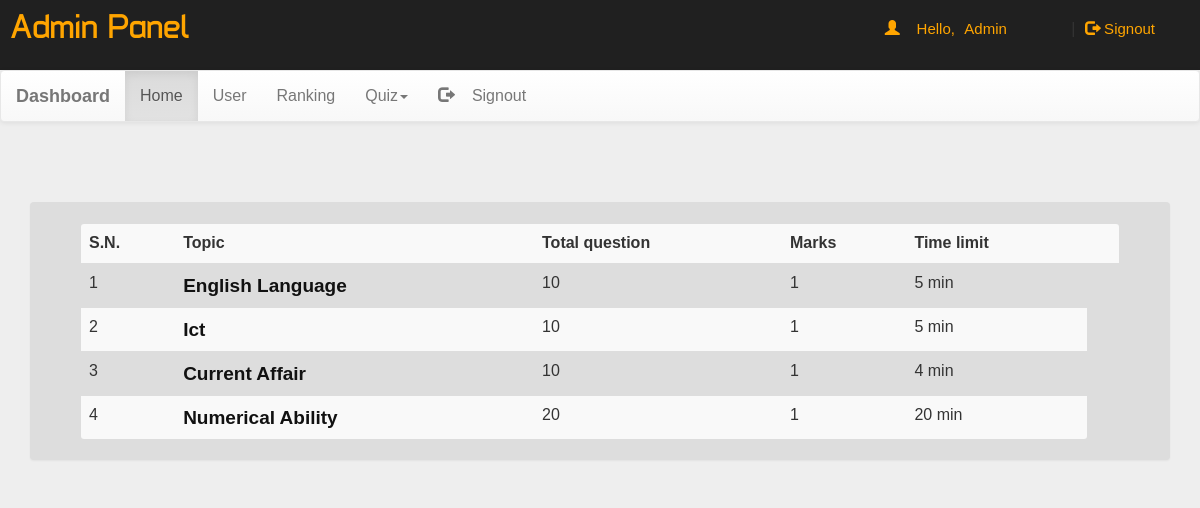
/admin/dash.php?q=0 (signed in), run on the app's committed database.
### tables this page shows
CREATE TABLE `quiz` (
  `eid` text NOT NULL,
  `title` varchar(100) NOT NULL,
  `correct` int(11) NOT NULL,
  `wrong` int(11) NOT NULL,
  `total` int(11) NOT NULL,
  `time` bigint(20) NOT NULL,
  `intro` text NOT NULL,
  `date` timestamp NOT NULL DEFAULT current_timestamp() ON UPDATE current_timestamp()
);

### admin/dash.php (the view, shortened to what this page needs)
<!DOCTYPE html PUBLIC "-//W3C//DTD XHTML 1.0 Transitional//EN" "http://www.w3.org/TR/xhtml1/DTD/xhtml1-transitional.dtd">
<html xmlns="http://www.w3.org/1999/xhtml">
<head>
<link  rel="stylesheet" href="../css/bootstrap.min.css"/>
 <link  rel="stylesheet" href="../css/bootstrap-theme.min.css"/>
 <link rel="stylesheet" href="../css/main.css">
 <link  rel="stylesheet" href="../css/font.css">
</head>
<body  style="background:#eee;">
<div class="header">
<div class="row">
<div class="col-lg-6">
<span class="logo" style="color: orange;margin-left: 10px;">Admin Panel</span></div>
<?php
 include_once 'dbConnection.php';
$email=$_SESSION['email'];
  if(!(isset($_SESSION['email']))){
header("location:index.php");
}
else
{
$name = $_SESSION['name'];;
echo '<span class="pull-right top title1" ><span class="log1"><span class="glyphicon glyphicon-user" aria-hidden="true"></span>&nbsp;&nbsp;&nbsp;&nbsp;Hello,</span> <a href="account.php" class="log log1">'.$name.'</a>&nbsp;|&nbsp;<a href="logout.php?q=account.php" class="log"><span class="glyphicon glyphicon-log-out" aria-hidden="true"></span>&nbsp;Signout</button></a></span>';
}?>
</div>
</div></div>
<nav class="navbar navbar-default title1">
  <div class="container-fluid">
    <div class="navbar-header">
      <a class="navbar-brand" href="dash.php?q=0"><b>Dashboard</b></a>
    </div>
    <div class="collapse navbar-collapse" id="bs-example-navbar-collapse-1">
      <ul class="nav navbar-nav">
        <li <?php if(@$_GET['q']==0) echo'class="active"'; ?>><a href="dash.php?q=0">Home<span class="sr-only">(current)</span></a></li>
        <li <?php if(@$_GET['q']==1) echo'class="active"'; ?>><a href="dash.php?q=1">User</a></li>
		<li <?php if(@$_GET['q']==2) echo'class="active"'; ?>><a href="dash.php?q=2">Ranking</a></li>
        <li class="dropdown <?php if(@$_GET['q']==4 || @$_GET['q']==5 || @$_GET['q']==6) echo'active"'; ?>">
          <a href="#" class="dropdown-toggle" data-toggle="dropdown" role="button" aria-haspopup="true" aria-expanded="false">Quiz<span class="caret"></span></a>
        </li><li class="pull-right"> <a href="logout.php?q=account.php"><span class="glyphicon glyphicon-log-out" aria-hidden="true"></span>&nbsp;&nbsp;&nbsp;&nbsp;Signout</a></li>
      </ul>
          </div>
  </div>
</nav>
<div class="container">
<div class="row">
<div class="col-md-12">
<?php
 if(@$_GET['q']==0) {
$result = mysqli_query($con,"SELECT * FROM quiz ORDER BY date DESC") or die('Error');
echo  '<div class="panel"><div class="table-responsive"><table class="table table-striped title1">
<tr><td><b>S.N.</b></td><td><b>Topic</b></td><td><b>Total question</b></td><td><b>Marks</b></td><td><b>Time limit</b></td><td></td></tr>';
$c=1;
while($row = mysqli_fetch_array($result)) {
	$title = $row['title'];
	$total = $row['total'];
	$correct = $row['correct'];
    $time = $row['time'];
	$eid = $row['eid'];
$q12=mysqli_query($con,"SELECT score FROM history WHERE eid='$eid' AND email='$email'" )or die('Error98');
$rowcount=mysqli_num_rows($q12);
if($rowcount == 0){
	echo '<tr><td>'.$c++.'</td><td style="color: #111;font-size:19px"><b>'.$title.'</b></td><td>'.$total.'</td><td>'.$correct.'</td><td>'.$time.'&nbsp;min</td>';
}
}
echo '</table></div></div>';
}
?>
</div>
</div></div>
</body>
</html>

### css/main.css (style rules this page uses)
body { overflow-x:hidden; width:100%; font: 15px "Century Gothic", "Times Roman", sans-serif; background:#eee; height:100%; background-attachment:fixed; }
.panel { background-color: #ddd !important; margin-top: 60px; padding: 50px; padding-top: 20px; padding-bottom: 20px; }
.header { background:#202020; height:70px; }
.logo { font-family:'typo'; font-size:35px; margin-top: 30px; }
.title1 { font: 16px "Century Gothic", "Times Roman", sans-serif; }
.top { margin-top:20px; }
.log1 { font: 15px 'Ubuntu', sans-serif; color:orange; margin-left:10px; }
.log { margin:10px; margin-right:60px; margin-left:5px; color:orange; text-decoration:none; font-size:20px; font-size:15px; }

### data on the page
quiz: title "English Language", total "10", correct "1", time "5"
quiz: title "Ict", total "10", correct "1", time "5"
quiz: title "Current Affair", total "10", correct "1", time "4"
quiz: title "Numerical Ability", total "20", correct "1", time "20"

### other printed values
$name "Admin"
